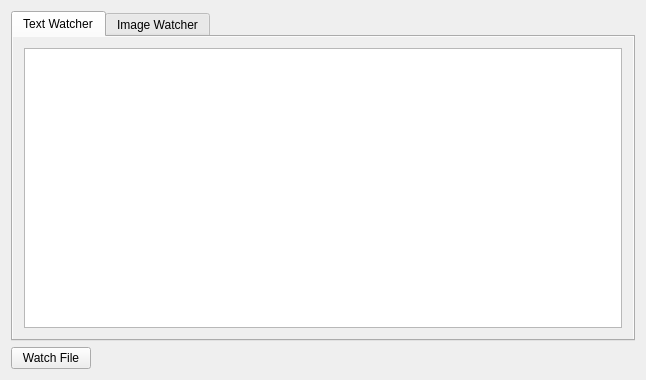
<?xml version="1.0" encoding="UTF-8"?>
<ui version="4.0">
 <class>AllSeeingEye</class>
 <widget class="QMainWindow" name="AllSeeingEye">
  <property name="geometry">
   <rect>
    <x>0</x>
    <y>0</y>
    <width>646</width>
    <height>380</height>
   </rect>
  </property>
  <property name="windowTitle">
   <string>AllSeeingEye</string>
  </property>
  <property name="windowIcon">
   <iconset>
    <normaloff>us-dollar-photo-12.png</normaloff>us-dollar-photo-12.png</iconset>
  </property>
  <property name="autoFillBackground">
   <bool>false</bool>
  </property>
  <widget class="QWidget" name="centralWidget">
   <property name="sizePolicy">
    <sizepolicy hsizetype="Expanding" vsizetype="Expanding">
     <horstretch>1</horstretch>
     <verstretch>1</verstretch>
    </sizepolicy>
   </property>
   <property name="autoFillBackground">
    <bool>false</bool>
   </property>
   <layout class="QGridLayout" name="gridLayout">
    <item row="1" column="0">
     <layout class="QHBoxLayout" name="horizontalLayout_3">
      <item>
       <widget class="QPushButton" name="pushButton">
        <property name="text">
         <string>Watch File</string>
        </property>
       </widget>
      </item>
      <item>
       <spacer name="horizontalSpacer">
        <property name="orientation">
         <enum>Qt::Horizontal</enum>
        </property>
        <property name="sizeHint" stdset="0">
         <size>
          <width>40</width>
          <height>20</height>
         </size>
        </property>
       </spacer>
      </item>
     </layout>
    </item>
    <item row="0" column="0">
     <widget class="QTabWidget" name="tabWidget">
      <property name="currentIndex">
       <number>0</number>
      </property>
      <widget class="QWidget" name="textTab">
       <property name="sizePolicy">
        <sizepolicy hsizetype="Expanding" vsizetype="Expanding">
         <horstretch>0</horstretch>
         <verstretch>0</verstretch>
        </sizepolicy>
       </property>
       <property name="autoFillBackground">
        <bool>true</bool>
       </property>
       <attribute name="title">
        <string>Text Watcher</string>
       </attribute>
       <layout class="QGridLayout" name="gridLayout_2">
        <item row="0" column="0">
         <widget class="QPlainTextEdit" name="plainTextEdit">
          <property name="sizePolicy">
           <sizepolicy hsizetype="Expanding" vsizetype="Expanding">
            <horstretch>1</horstretch>
            <verstretch>1</verstretch>
           </sizepolicy>
          </property>
          <property name="autoFillBackground">
           <bool>false</bool>
          </property>
          <property name="readOnly">
           <bool>true</bool>
          </property>
          <property name="tabStopWidth">
           <number>4</number>
          </property>
          <property name="textInteractionFlags">
           <set>Qt::TextSelectableByKeyboard|Qt::TextSelectableByMouse</set>
          </property>
          <property name="backgroundVisible">
           <bool>false</bool>
          </property>
         </widget>
        </item>
       </layout>
      </widget>
      <widget class="QWidget" name="imageTab">
       <attribute name="title">
        <string>Image Watcher</string>
       </attribute>
       <layout class="QGridLayout" name="gridLayout_3">
        <item row="0" column="0">
         <widget class="QLabel" name="imageLabel">
          <property name="text">
           <string/>
          </property>
         </widget>
        </item>
       </layout>
      </widget>
     </widget>
    </item>
   </layout>
  </widget>
  <widget class="QMenuBar" name="menuBar">
   <property name="geometry">
    <rect>
     <x>0</x>
     <y>0</y>
     <width>646</width>
     <height>22</height>
    </rect>
   </property>
  </widget>
 </widget>
 <layoutdefault spacing="6" margin="11"/>
 <resources/>
 <connections/>
</ui>
